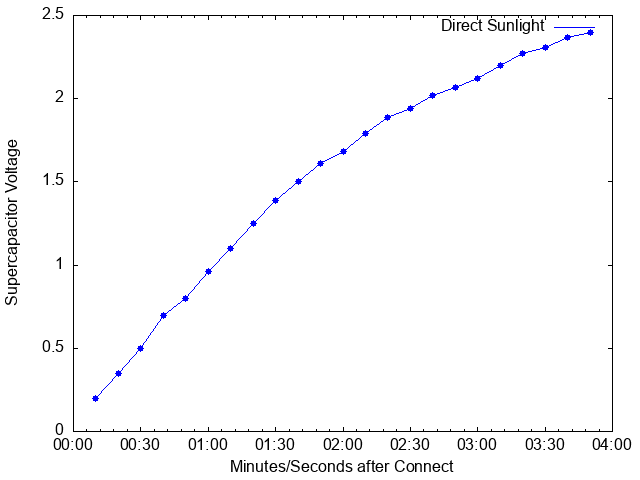

The script that saved this image:
set term png
set output "plot.png"

set xdata time
set format x "%H:%M"
set timefmt "%H:%M"

show style line
set ylabel 'Supercapacitor Voltage'
set xlabel 'Minutes/Seconds after Connect'

set style line 1 lt rgb "blue" lw 1 pt 2
set style line 2 lc rgb "blue" pt 7

plot "charge.data" using 1:2 w lines ls 1 title 'Direct Sunlight', \
    "" using 1:2 w points ls 2 title ''